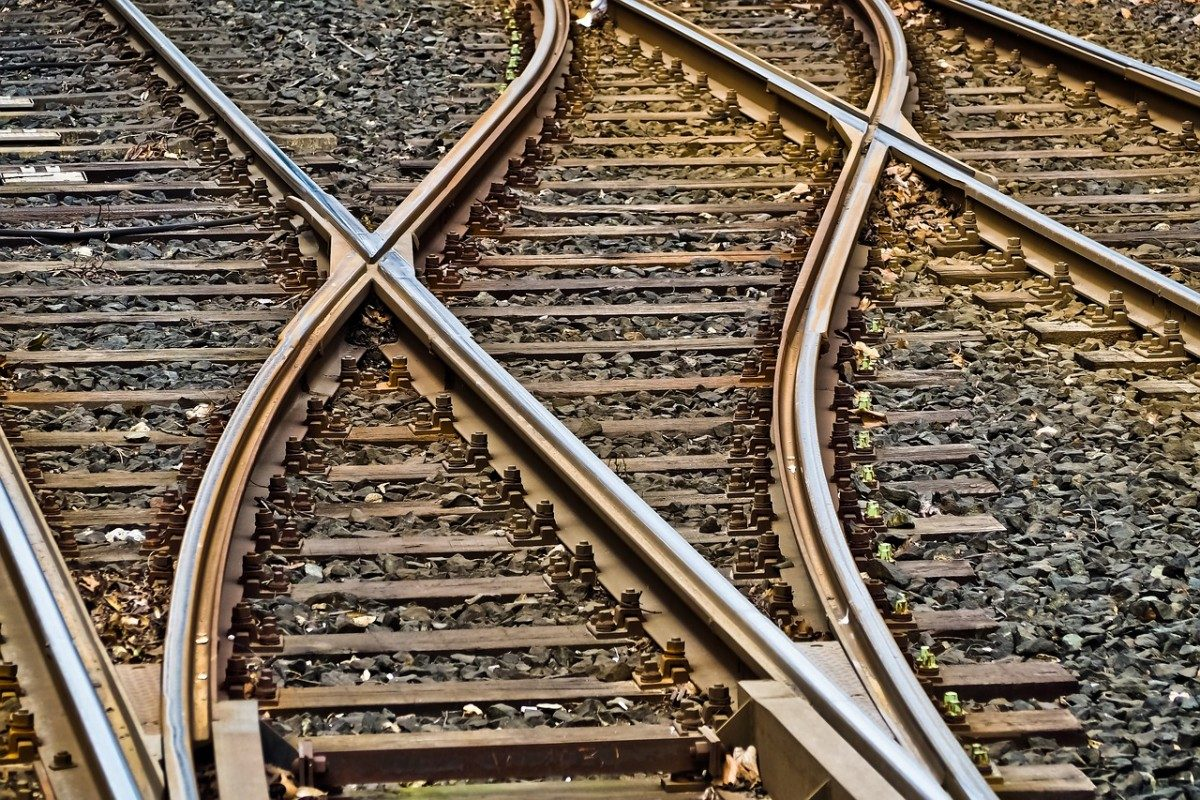
%> input picture images/railway.jpg, 1200 x 800 px
$ octave M_3_7_3_skeletonization.m   (GNU Octave 9; MATLAB toolbox functions it lacks are replaced by stand-ins)
%> lines starting %> are read from the running program, lines starting %| are printed output that depends on the picture; in (x1, y1, x2, y2) boxes, pixels count from 0 and x2, y2 are one past the last pixel; in counts of white or black regions, pixels touching at a corner belong together; the program's own positions count from 1
% Author: Sisi(Scarlett) Liu <scarlett.liu@csu.edu.cn>
% Uni: Central South University, Changsha, China
% Online course: Robotic Vision and Applications
% Created: 09-Sep-2020   Modified: 09-Sep-2020   Revision: 1.0
% Copyright © 2020 SR2V Ltd. All rights reserved

% Lecture 3-7-3 Skeletonization

% load an image & turn it to gray
img = rgb2gray(imread('images/railway.jpg'));
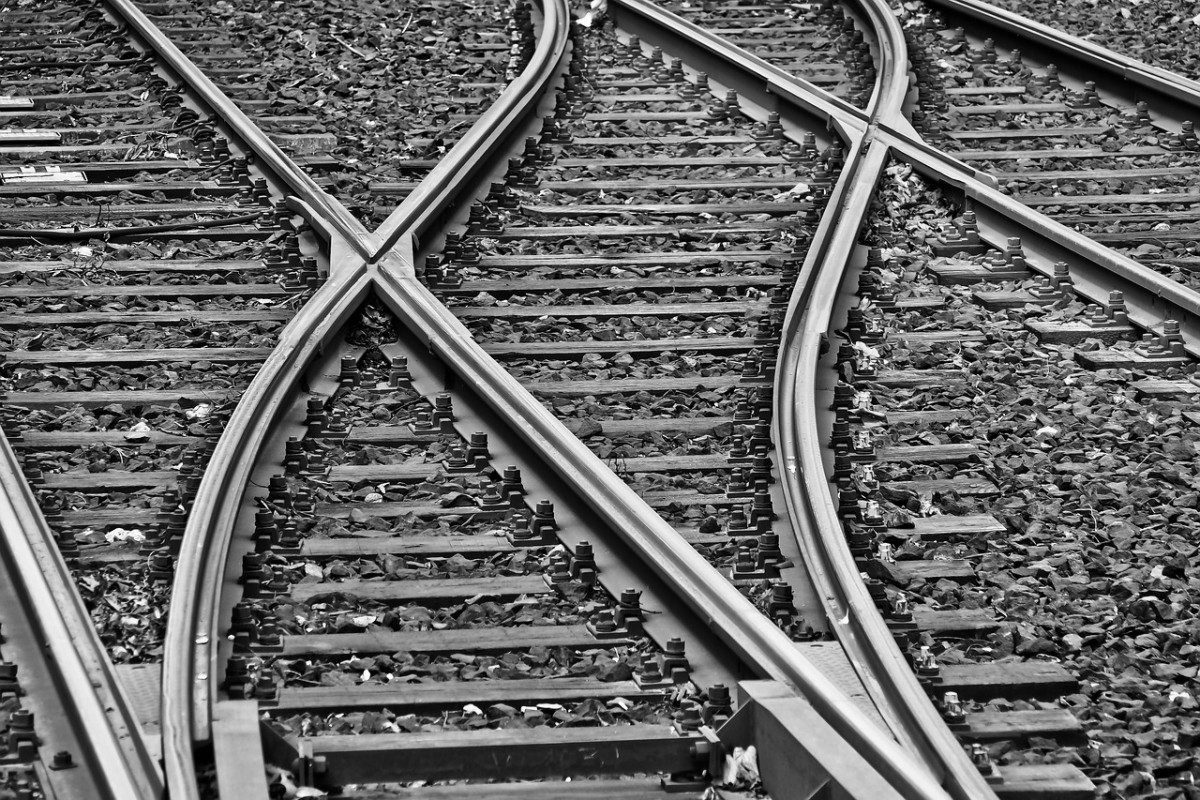
%> img: size 800x1200 uint8; min 0, max 255, mean 102.6

% binarization
bw = im2bw(img);
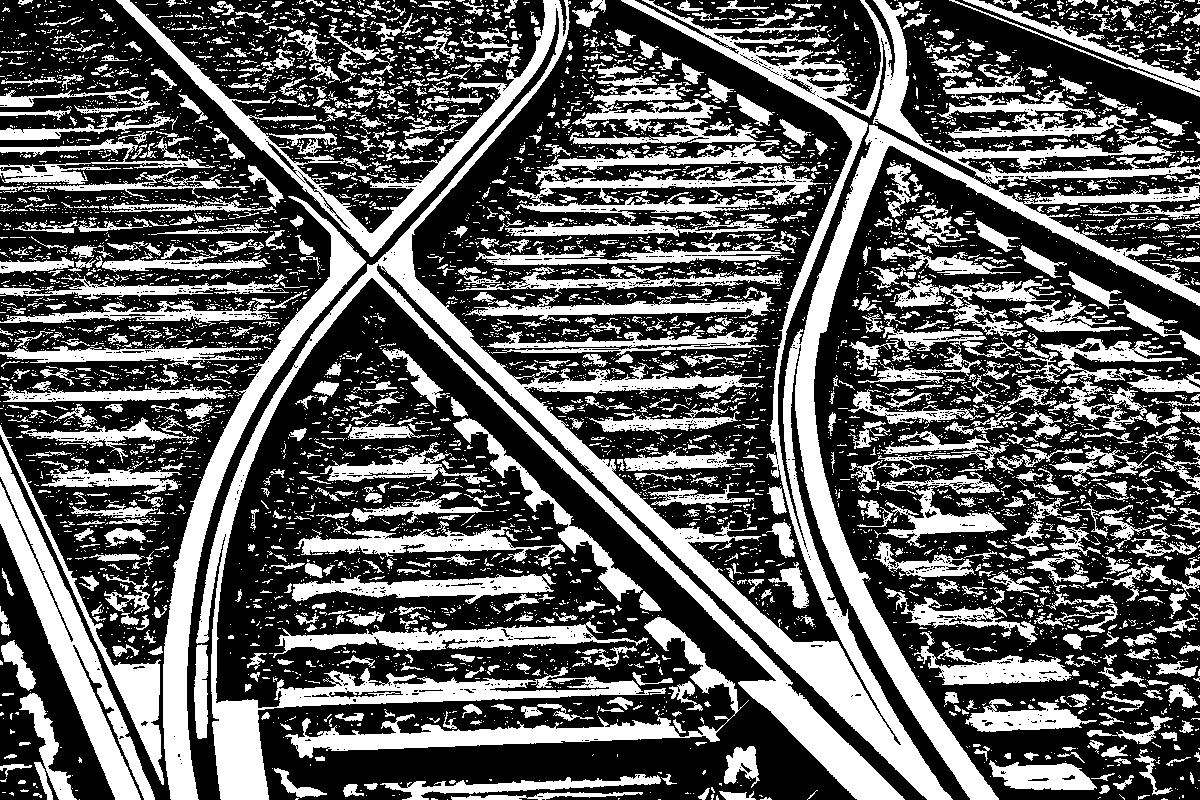
%> bw: size 800x1200 logical; 37% white; 6377 white regions (5364 under 20 px), largest, box (x1, y1, x2, y2) and area: (116, 0, 1200, 800) 101332, (163, 196, 366, 800) 13134, (0, 445, 155, 800) 11608
imshowpair(img, bw, 'montage');

% morphological operations
se = strel('disk', 3);
bw2 = imopen(bw, se);
%> bw2: size 800x1200 logical; 23.8% white; 740 white regions (6 under 20 px), largest, box (x1, y1, x2, y2) and area: (378, 81, 952, 800) 22344, (795, 125, 1200, 800) 18529, (163, 202, 365, 800) 12986
bw3 = bwareaopen(bw2, 5000);
se2 = strel('disk', 10);
bw4 = imdilate(bw3, se2);
%> bw4: size 800x1200 logical; 17.8% white; 3 white regions, box (x1, y1, x2, y2) and area: (154, 0, 1200, 800) 138128, (0, 439, 150, 800) 18061, (282, 709, 688, 767) 14281
img2 = [bw, bw2;bw3, bw4];
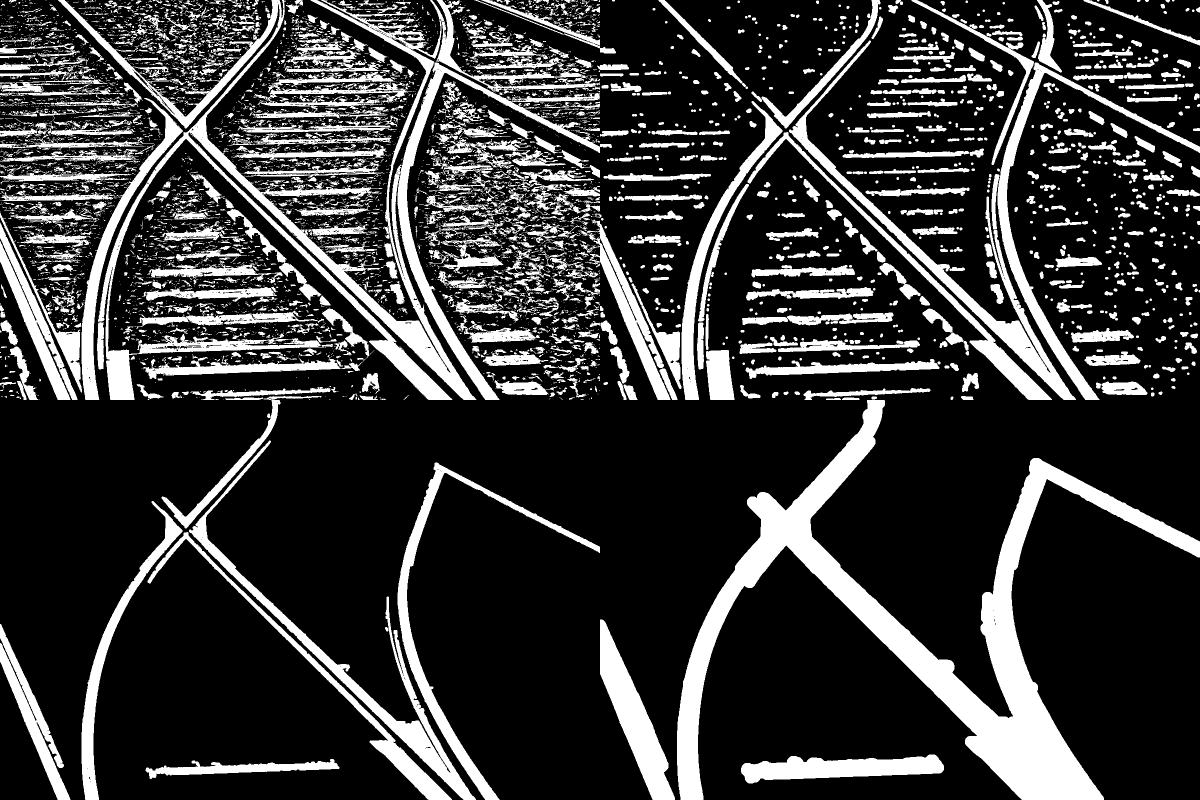
%> img2: size 1600x2400 logical (shown at 1/2 size); 21.9% white; 7116 white regions (5366 under 20 px), largest, box (x1, y1, x2, y2) and area: (1354, 800, 2400, 1600) 138128, (116, 0, 1224, 800) 101483, (1578, 81, 2152, 800) 22344
imshow(img2);

% skeletonization
bw = bwskel(bw4);
%> bw: size 800x1200 logical; 0.33% white in thin lines or dots
imshow([bw4,bw]);

% find the intersection
out = bwmorph(bw,'branchpoints');
%> out: size 800x1200 logical; 0% white in thin lines or dots, all inside (x1, y1, x2, y2) = (356, 256, 848, 741)
imshow([bw, out]);
out2 = imdilate(out,se2);
%> out2: size 800x1200 logical; 0.34% white; 8 white regions, largest, box (x1, y1, x2, y2) and area: (795, 393, 816, 438) 775, (767, 424, 788, 465) 695, (347, 247, 366, 266) 293
imshow([bw, out, out2]);
out(:, 1:4) = 1;
%> out: size 800x1200 logical; 0.33% white; 14 white regions (13 under 20 px), largest, box (x1, y1, x2, y2) and area: (0, 0, 4, 800) 3200
out2(:, 1:4) = 1;
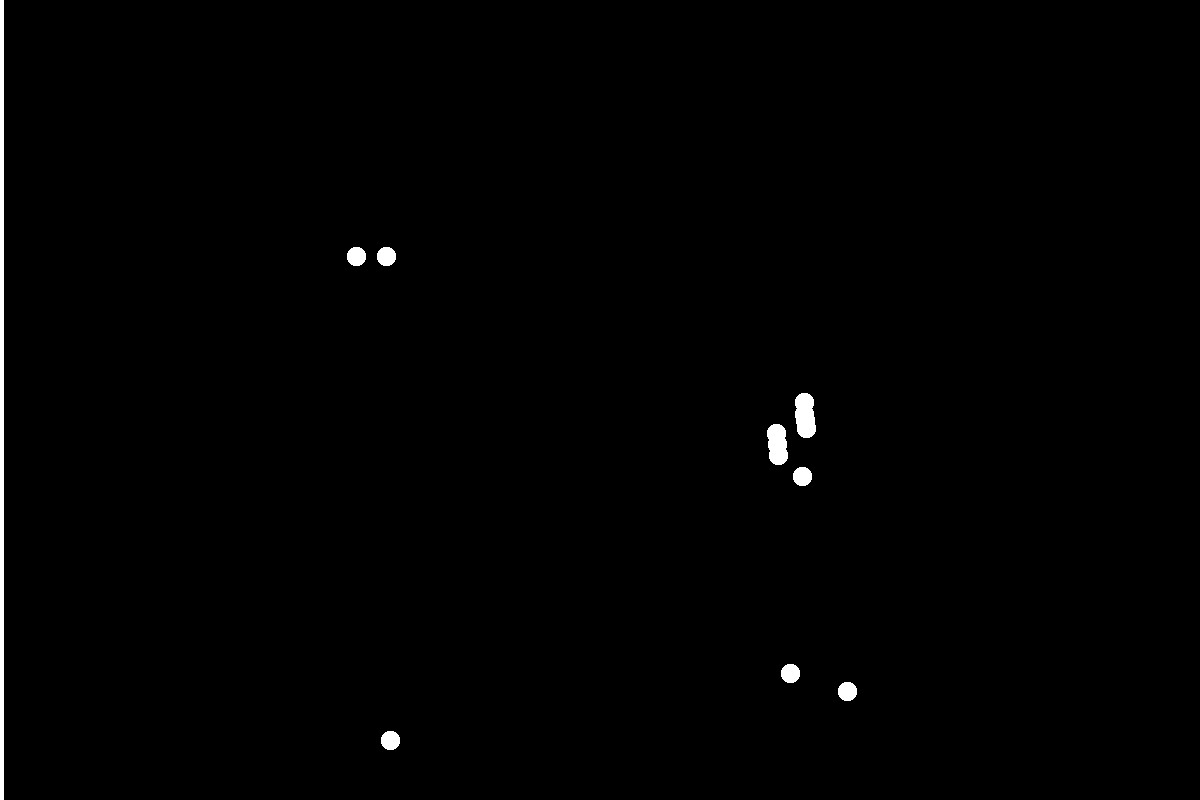
%> out2: size 800x1200 logical; 0.67% white; 9 white regions, largest, box (x1, y1, x2, y2) and area: (0, 0, 4, 800) 3200, (795, 393, 816, 438) 775, (767, 424, 788, 465) 695
imshow([bw, out, out2]);
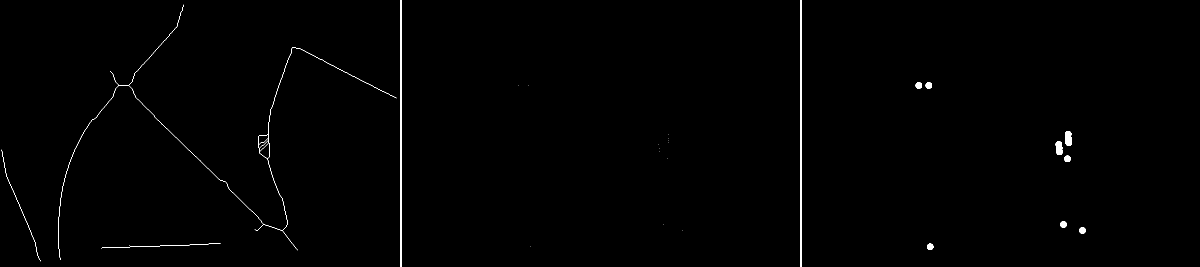
%> displayed picture: size 800x3600 logical (shown at 1/3 size); 0.45% white; 26 white regions (13 under 20 px), largest, box (x1, y1, x2, y2) and area: (1200, 0, 1204, 800) 3200, (2400, 0, 2404, 800) 3200, (174, 14, 1190, 780) 2480

$ run again, with images/daniel.jpg copied over images/railway.jpg
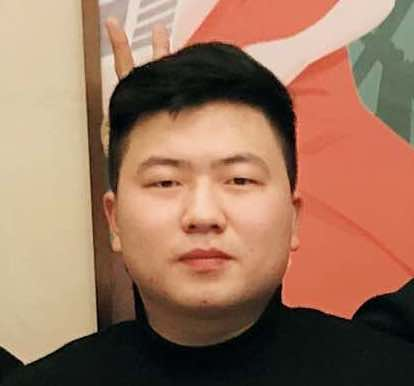
%> input picture images/daniel.jpg, 414 x 386 px
%> `bw = im2bw(img);`:
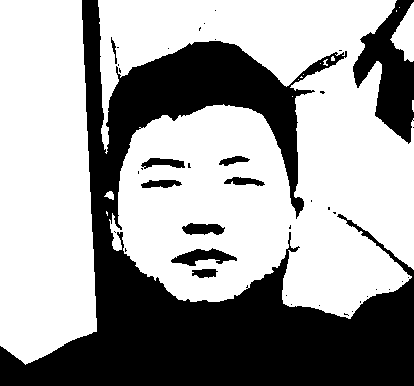
%> bw: size 386x414 logical; 62.9% white; 41 black regions (31 under 20 px), largest, box (x1, y1, x2, y2) and area: (0, 0, 414, 386) 52774, (353, 0, 414, 144) 4338, (171, 248, 237, 266) 609
%> bw2: size 386x414 logical; 62.5% white; 20 black regions (12 under 20 px), largest, box (x1, y1, x2, y2) and area: (0, 0, 414, 386) 53322, (353, 0, 414, 144) 4393, (171, 248, 237, 278) 812
%> bw3: size 386x414 logical; 61.8% white; 20 black regions (12 under 20 px), largest, box (x1, y1, x2, y2) and area: (0, 0, 414, 386) 53674, (353, 0, 414, 144) 5180, (171, 248, 237, 278) 812
%> bw4: size 386x414 logical; 74.8% white; 2 black regions, box (x1, y1, x2, y2) and area: (0, 50, 414, 386) 37286, (372, 0, 414, 126) 2966
%> img2: size 772x828 logical; 65.5% white; 78 black regions (55 under 20 px), largest, box (x1, y1, x2, y2) and area: (0, 0, 828, 772) 205202, (767, 0, 828, 144) 4393, (353, 0, 414, 144) 4338
%> `imshow([bw, out, out2]);`:
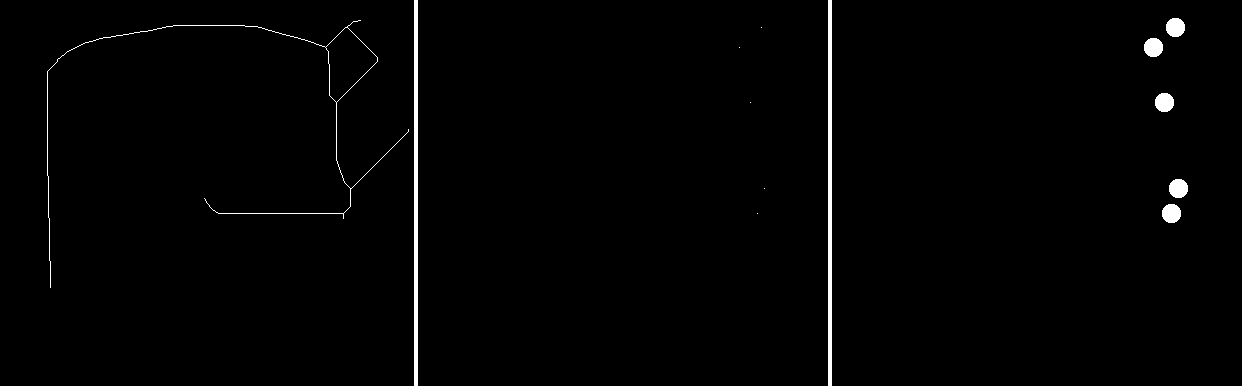
%> displayed picture: size 386x1242 logical; 1.2% white; 13 white regions (5 under 20 px), largest, box (x1, y1, x2, y2) and area: (414, 0, 418, 386) 1544, (828, 0, 832, 386) 1544, (47, 20, 409, 288) 980

$ run again, with images/danielface.jpg copied over images/railway.jpg
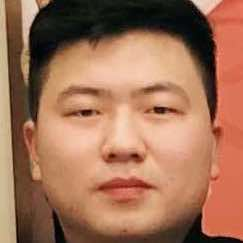
%> input picture images/danielface.jpg, 243 x 243 px
%> `bw = im2bw(img);`:
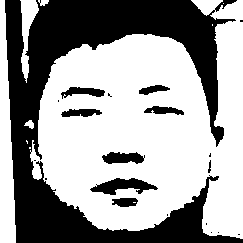
%> bw: size 243x243 logical; 61.3% white; 20 black regions (11 under 20 px), largest, box (x1, y1, x2, y2) and area: (5, 0, 243, 243) 20694, (90, 178, 158, 195) 614, (102, 152, 145, 164) 378
%> bw2: size 243x243 logical; 60.7% white; 11 black regions (4 under 20 px), largest, box (x1, y1, x2, y2) and area: (5, 0, 243, 243) 21023, (90, 178, 158, 207) 830, (102, 152, 145, 164) 386
%> bw3: size 243x243 logical; 54.4% white; 11 black regions (4 under 20 px), largest, box (x1, y1, x2, y2) and area: (0, 0, 243, 243) 24722, (90, 178, 158, 207) 830, (102, 152, 145, 164) 386
%> bw4: size 243x243 logical; 70.4% white; 1 black region, box (x1, y1, x2, y2) and area: (0, 0, 217, 243) 17454
%> img2: size 486x486 logical; 61.7% white; 39 black regions (18 under 20 px), largest, box (x1, y1, x2, y2) and area: (0, 0, 486, 486) 83899, (333, 178, 401, 207) 830, (90, 421, 158, 450) 830
%> `imshow([bw, out, out2]);`:
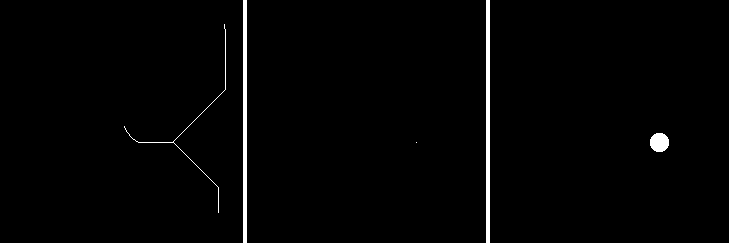
%> displayed picture: size 243x729 logical; 1.4% white; 5 white regions (1 under 20 px), largest, box (x1, y1, x2, y2) and area: (243, 0, 247, 243) 972, (486, 0, 490, 243) 972, (650, 133, 669, 152) 293, (124, 24, 226, 213) 242

$ run again, with images/dinner.jpg copied over images/railway.jpg
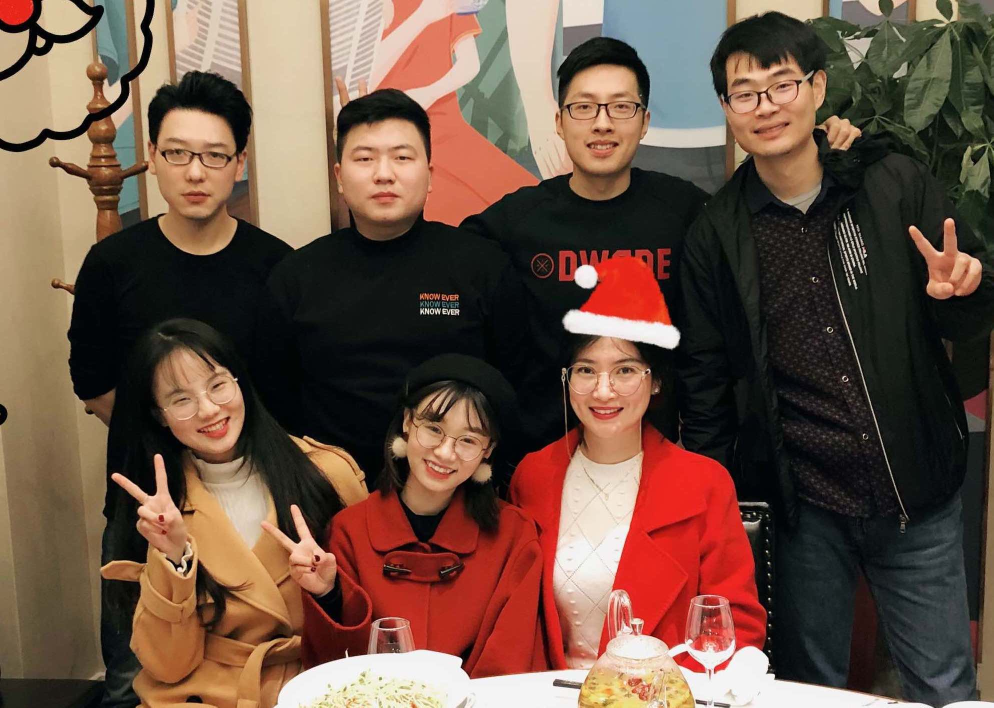
%> input picture images/dinner.jpg, 1987 x 1415 px (shown at 1/2 size)
%> `bw = im2bw(img);`:
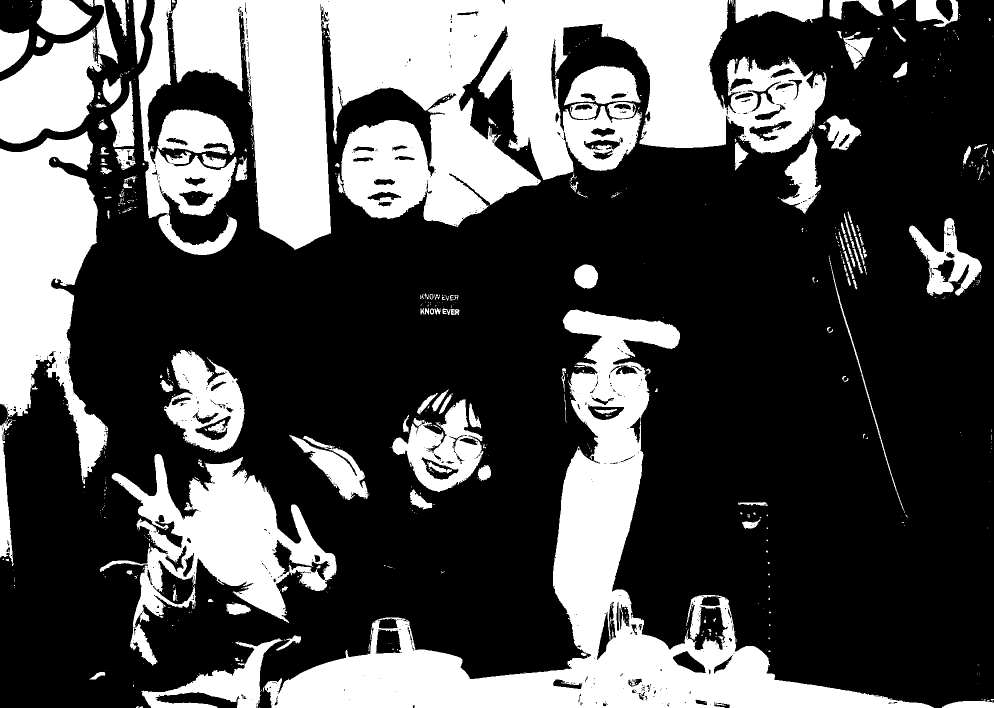
%> bw: size 1415x1987 logical (shown at 1/2 size); 31.9% white; 772 white regions (617 under 20 px), largest, box (x1, y1, x2, y2) and area: (343, 0, 1653, 500) 337921, (529, 619, 1867, 1415) 197509, (0, 262, 216, 968) 85129
%> bw2: size 1415x1987 logical; 31.1% white; 141 white regions, largest, box (x1, y1, x2, y2) and area: (343, 0, 1652, 499) 323464, (529, 619, 1863, 1415) 192520, (0, 264, 215, 954) 84527
%> bw4: size 1415x1987 logical; 36.8% white; 7 white regions, largest, box (x1, y1, x2, y2) and area: (268, 0, 1661, 508) 482237, (275, 610, 1872, 1415) 259062, (0, 0, 224, 963) 143735
%> img2: size 2830x3974 logical; 32.2% white; 928 white regions (615 under 20 px), largest, box (x1, y1, x2, y2) and area: (2255, 619, 3850, 1923) 686570, (277, 619, 1867, 1914) 562379, (343, 0, 1653, 500) 337921
%> `imshow([bw, out, out2]);`:
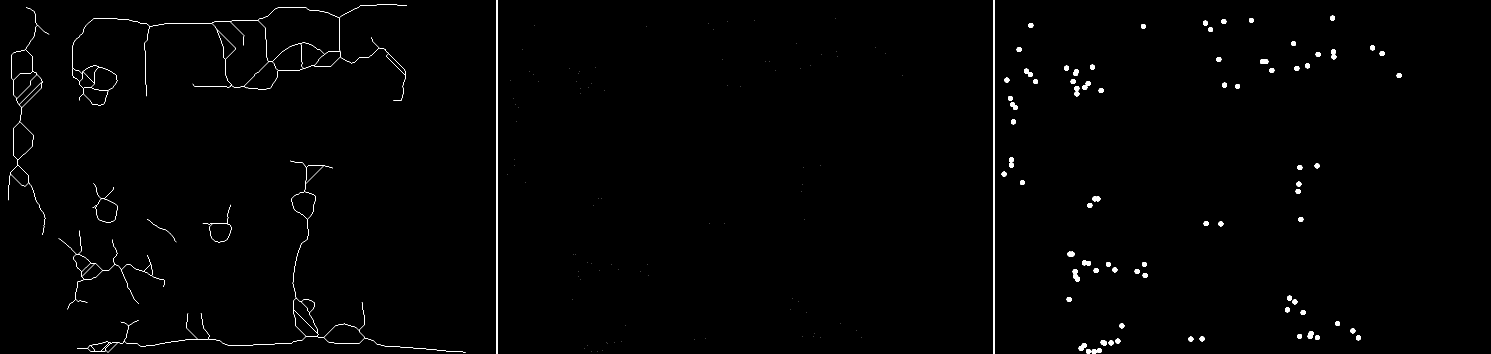
%> displayed picture: size 1415x5961 logical (shown at 1/4 size); 0.6% white; 181 white regions (92 under 20 px), largest, box (x1, y1, x2, y2) and area: (1987, 0, 1991, 1415) 5660, (3974, 0, 3978, 1415) 5660, (288, 16, 1628, 421) 5056
